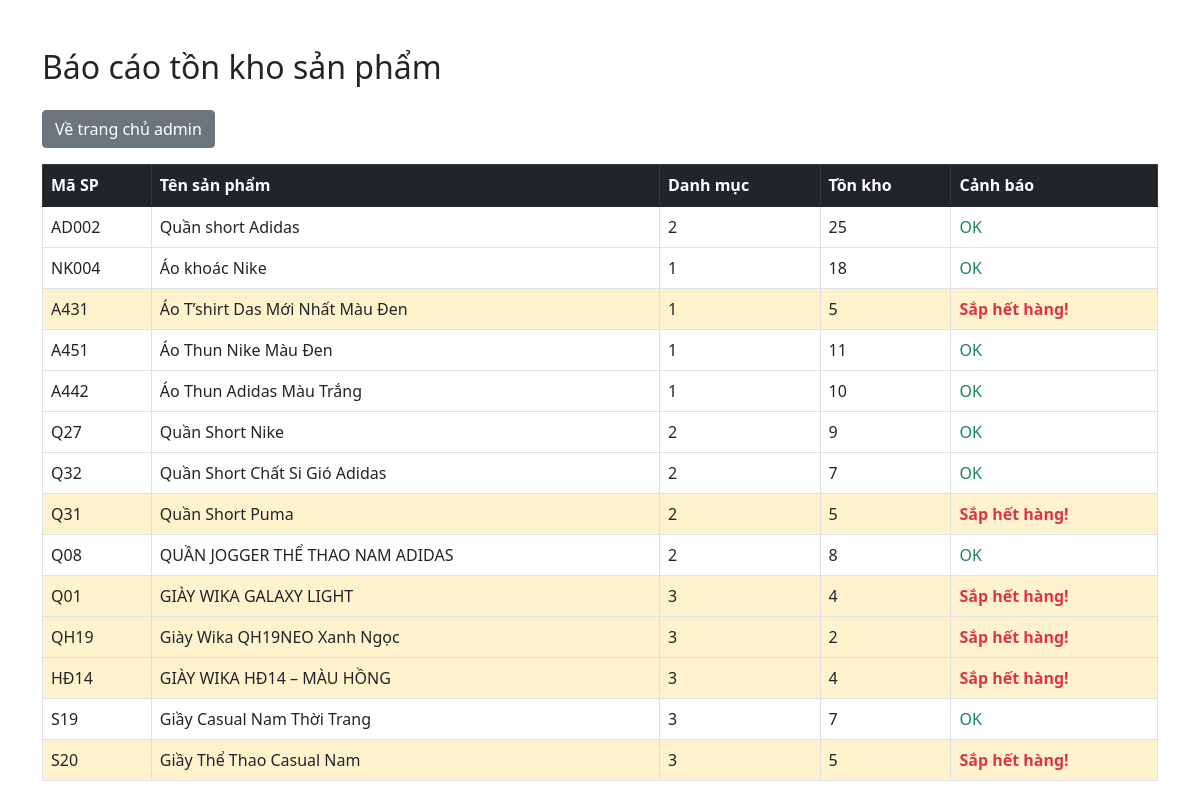
The app's page /admin/inventory.php with its own data.
### tables this page shows
CREATE TABLE `products` (
  `id` int(11) NOT NULL,
  `name` varchar(255) NOT NULL,
  `code` varchar(50) NOT NULL,
  `category_id` int(11) DEFAULT NULL,
  `supplier_id` int(11) DEFAULT NULL,
  `description` text DEFAULT NULL,
  `price` decimal(10,2) NOT NULL,
  `sale_price` decimal(10,2) DEFAULT NULL,
  `stock_quantity` int(11) DEFAULT 0,
  `sizes` varchar(255) DEFAULT NULL,
  `colors` varchar(255) DEFAULT NULL,
  `image_url` varchar(255) DEFAULT NULL,
  `status` enum('active','inactive') DEFAULT 'active',
  `created_at` timestamp NOT NULL DEFAULT current_timestamp(),
  `updated_at` timestamp NOT NULL DEFAULT current_timestamp() ON UPDATE current_timestamp()
);

### admin/inventory.php (the view, shortened to what this page needs)
<?php
require_once '../config.php';
$products = $pdo->query("SELECT * FROM products")->fetchAll();
?>
<!DOCTYPE html>
<html lang="vi">
<head>
    <link href="https://cdn.jsdelivr.net/npm/bootstrap@5.1.3/dist/css/bootstrap.min.css" rel="stylesheet">
</head>
<body>
    <div class="container mt-5">
        <h2 class="mb-4">Báo cáo tồn kho sản phẩm</h2>
        <a href="index.php" class="btn btn-secondary mb-3">Về trang chủ admin</a>
        <table class="table table-bordered table-hover">
            <thead class="table-dark">
                <tr>
                    <th>Mã SP</th>
                    <th>Tên sản phẩm</th>
                    <th>Danh mục</th>
                    <th>Tồn kho</th>
                    <th>Cảnh báo</th>
                </tr>
            </thead>
            <tbody>
                <?php foreach ($products as $p): ?>
                    <tr<?php if ($p['stock_quantity'] <= 5) echo ' class="low-stock"'; ?>>
                        <td><?= htmlspecialchars($p['code']) ?></td>
                        <td><?= htmlspecialchars($p['name']) ?></td>
                        <td><?= htmlspecialchars($p['category_id']) ?></td>
                        <td><?= (int)$p['stock_quantity'] ?></td>
                        <td>
                            <?php if ($p['stock_quantity'] <= 5): ?>
                                <span class="text-danger fw-bold">Sắp hết hàng!</span>
                            <?php else: ?>
                                <span class="text-success">OK</span>
                            <?php endif; ?>
                        </td>
                    </tr>
                <?php endforeach; ?>
            </tbody>
        </table>
    </div>
</body>
</html>

### admin/inventory.php (style rules this page uses)
.low-stock { background: #fff3cd !important; }

### records on screen
products: code "AD002", name "Quần short Adidas", category "2", stock_quantity "25", shows "OK"
products: code "NK004", name "Áo khoác Nike", category "1", stock_quantity "18", shows "OK"
products: code "A431", name "Áo T’shirt Das Mới Nhất Màu Đen", category "1", stock_quantity "5", shows "Sắp hết hàng!"
products: code "A451", name "Áo Thun Nike Màu Đen", category "1", stock_quantity "11", shows "OK"
products: code "A442", name "Áo Thun Adidas Màu Trắng", category "1", stock_quantity "10", shows "OK"
products: code "Q27", name "Quần Short Nike", category "2", stock_quantity "9", shows "OK"
products: code "Q32", name "Quần Short Chất Si Gió Adidas", category "2", stock_quantity "7", shows "OK"
products: code "Q31", name "Quần Short Puma", category "2", stock_quantity "5", shows "Sắp hết hàng!"
products: code "Q08", name "QUẦN JOGGER THỂ THAO NAM ADIDAS", category "2", stock_quantity "8", shows "OK"
products: code "Q01", name "GIÀY WIKA GALAXY LIGHT", category "3", stock_quantity "4", shows "Sắp hết hàng!"
products: code "QH19", name "Giày Wika QH19NEO Xanh Ngọc", category "3", stock_quantity "2", shows "Sắp hết hàng!"
products: code "HĐ14", name "GIÀY WIKA HĐ14 – MÀU HỒNG", category "3", stock_quantity "4", shows "Sắp hết hàng!"
products: code "S19", name "Giầy Casual Nam Thời Trang", category "3", stock_quantity "7", shows "OK"
products: code "S20", name "Giầy Thể Thao Casual Nam", category "3", stock_quantity "5", shows "Sắp hết hàng!"
